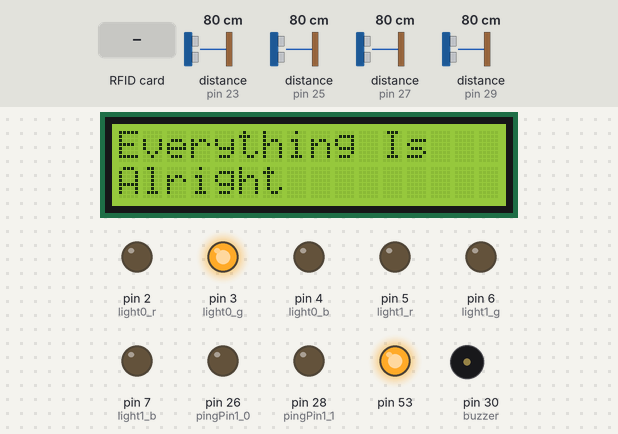
Bench run of a sketch on a simulated Arduino Mega 2560, built with avr-gcc and run on an emulated ATmega2560. Parts: 16×2 character LCD, output pins drawn as LEDs (lit = HIGH), buzzer (waves = sounding). Wiring (inferred from the names in the program): 2 × ultrasonic range finder: trigger pin 22, echo pin 23 / trigger pin 24, echo pin 25. The inputs (shaded band) are chosen by the test bench; at power-on: distance to the obstacle (sensors on pin 23, pin 25, pin 27, pin 29) 80 cm. The echo pulse lasts 58.3 µs per cm; pins used as bus, display or sensor lines are not drawn; what the sketch prints to the serial monitor is not drawn.

Above: at 1.3 s.
1.4 s: RFID card 5E 7A 19 C4 held to the reader
At 7.8 s:
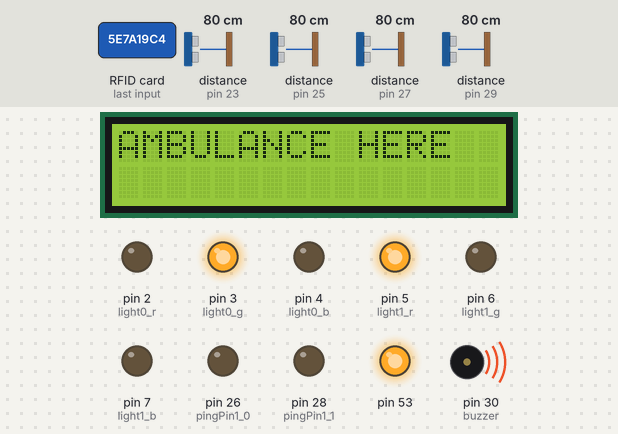
At 27.5 s:
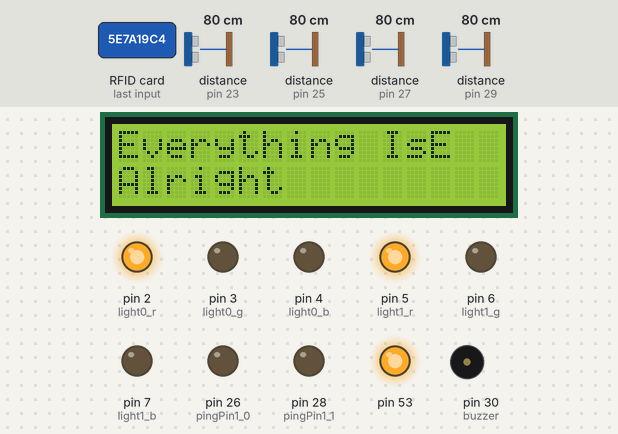
Timing chart, 0 to 28.2 s (numbered marks = the images above; inputs shaded):
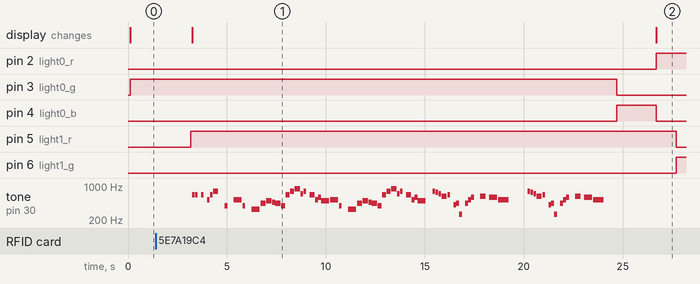

Measured:
- after the input at 1.4 s, tone on pin 30 (buzzer): plays 659 Hz for 0.14 s, 659 Hz for 0.14 s, 659 Hz for 0.14 s, 523 Hz for 0.14 s, 659 Hz for 0.14 s, 784 Hz for 0.27 s … (69 notes in this stretch), starting after 1.8 s; the display: changes after 1.8 s (image 1)

The sketch:

intelligent_traffic_light.ino
```cpp
// written by shreya and anuragrao -_-
// all global variables must be in UPPERCASE
#include <LiquidCrystal.h>
#include <SPI.h>
#include <MFRC522.h>

#define RST_PIN 46
#define SS_PIN 48

/*
 * -----------------------------------------------------------------------------------------
 *             MFRC522      Arduino       Arduino   Arduino    Arduino          Arduino
 *             Reader/PCD   Uno/101       Mega      Nano v3    Leonardo/Micro   Pro Micro
 * Signal      Pin          Pin           Pin       Pin        Pin              Pin
 * -----------------------------------------------------------------------------------------
 * RST/Reset   RST          9             46        D9         RESET/ICSP-5     RST
 * SPI SS      SDA(SS)      10            48        D10        10               10
 * SPI MOSI    MOSI         11 / ICSP-4   51        D11        ICSP-4           16
 * SPI MISO    MISO         12 / ICSP-1   50        D12        ICSP-1           14
 * SPI SCK     SCK          13 / ICSP-3   52  s      D13        ICSP-3           15

*/

MFRC522 mfrc522(SS_PIN, RST_PIN);

#define ROAD_WIDTH 6 // the road width in cm.
#define TRAFFIC_LEV_0_TIME 5
#define TRAFFIC_LEV_1_TIME 10
#define TRAFFIC_LEV_2_TIME 15


int FSM_STATE = 0;
int TIMEOUT = 0;
int IS_TIMEOUT_SET = 0;


const int light0_r = 2;
const int light0_g = 3;
const int light0_b = 4;


const int light1_r = 5;
const int light1_g = 6;
const int light1_b = 7;


const int buzzer = 30;

const int pingPin0_0 = 22;
const int echoPin0_0 = 23;

const int pingPin0_1 = 24;
const int echoPin0_1 = 25;

const int pingPin1_0 = 26;
const int echoPin1_0 = 27;

const int pingPin1_1 = 28;
const int echoPin1_1 = 29;

LiquidCrystal lcd(13, 8, 9, 10, 11, 12);

// super mario

#define NOTE_B0  31
#define NOTE_C1  33
#define NOTE_CS1 35
#define NOTE_D1  37
#define NOTE_DS1 39
#define NOTE_E1  41
#define NOTE_F1  44
#define NOTE_FS1 46
#define NOTE_G1  49
#define NOTE_GS1 52
#define NOTE_A1  55
#define NOTE_AS1 58
#define NOTE_B1  62
#define NOTE_C2  65
#define NOTE_CS2 69
#define NOTE_D2  73
#define NOTE_DS2 78
#define NOTE_E2  82
#define NOTE_F2  87
#define NOTE_FS2 93
#define NOTE_G2  98
#define NOTE_GS2 104
#define NOTE_A2  110
#define NOTE_AS2 117
#define NOTE_B2  123
#define NOTE_C3  131
#define NOTE_CS3 139
#define NOTE_D3  147
#define NOTE_DS3 156
#define NOTE_E3  165
#define NOTE_F3  175
#define NOTE_FS3 185
#define NOTE_G3  196
#define NOTE_GS3 208
#define NOTE_A3  220
#define NOTE_AS3 233
#define NOTE_B3  247
#define NOTE_C4  262
#define NOTE_CS4 277
#define NOTE_D4  294
#define NOTE_DS4 311
#define NOTE_E4  330
#define NOTE_F4  349
#define NOTE_FS4 370
#define NOTE_G4  392
#define NOTE_GS4 415
#define NOTE_A4  440
#define NOTE_AS4 466
#define NOTE_B4  494
#define NOTE_C5  523
#define NOTE_CS5 554
#define NOTE_D5  587
#define NOTE_DS5 622
#define NOTE_E5  659
#define NOTE_F5  698
#define NOTE_FS5 740
#define NOTE_G5  784
#define NOTE_GS5 831
#define NOTE_A5  880
#define NOTE_AS5 932
#define NOTE_B5  988
#define NOTE_C6  1047
#define NOTE_CS6 1109
#define NOTE_D6  1175
#define NOTE_DS6 1245
#define NOTE_E6  1319
#define NOTE_F6  1397
#define NOTE_FS6 1480
#define NOTE_G6  1568
#define NOTE_GS6 1661
#define NOTE_A6  1760
#define NOTE_AS6 1865
#define NOTE_B6  1976
#define NOTE_C7  2093
#define NOTE_CS7 2217
#define NOTE_D7  2349
#define NOTE_DS7 2489
#define NOTE_E7  2637
#define NOTE_F7  2794
#define NOTE_FS7 2960
#define NOTE_G7  3136
#define NOTE_GS7 3322
#define NOTE_A7  3520
#define NOTE_AS7 3729
#define NOTE_B7  3951
#define NOTE_C8  4186
#define NOTE_CS8 4435
#define NOTE_D8  4699
#define NOTE_DS8 4978
#define REST      0


// change this to make the song slower or faster
int tempo = 200;

// change this to whichever pin you want to use


// notes of the moledy followed by the duration.
// a 4 means a quarter note, 8 an eighteenth , 16 sixteenth, so on
// !!negative numbers are used to represent dotted notes,
// so -4 means a dotted quarter note, that is, a quarter plus an eighteenth!!
int melody[] = {

  // Super Mario Bros theme
  // Score available at https://musescore.com/user/2123/scores/2145
  // Theme by Koji Kondo

  NOTE_E5,8, NOTE_E5,8, REST,8, NOTE_E5,8, REST,8, NOTE_C5,8, NOTE_E5,8, //1
  NOTE_G5,4, REST,4, NOTE_G4,8, REST,4,
  NOTE_C5,-4, NOTE_G4,8, REST,4, NOTE_E4,-4, // 3
  NOTE_A4,4, NOTE_B4,4, NOTE_AS4,8, NOTE_A4,4,
  NOTE_G4,-8, NOTE_E5,-8, NOTE_G5,-8, NOTE_A5,4, NOTE_F5,8, NOTE_G5,8,
  REST,8, NOTE_E5,4,NOTE_C5,8, NOTE_D5,8, NOTE_B4,-4,
  NOTE_C5,-4, NOTE_G4,8, REST,4, NOTE_E4,-4, // repeats from 3
  NOTE_A4,4, NOTE_B4,4, NOTE_AS4,8, NOTE_A4,4,
  NOTE_G4,-8, NOTE_E5,-8, NOTE_G5,-8, NOTE_A5,4, NOTE_F5,8, NOTE_G5,8,
  REST,8, NOTE_E5,4,NOTE_C5,8, NOTE_D5,8, NOTE_B4,-4,


  REST,4, NOTE_G5,8, NOTE_FS5,8, NOTE_F5,8, NOTE_DS5,4, NOTE_E5,8,//7
  REST,8, NOTE_GS4,8, NOTE_A4,8, NOTE_C4,8, REST,8, NOTE_A4,8, NOTE_C5,8, NOTE_D5,8,
  REST,4, NOTE_DS5,4, REST,8, NOTE_D5,-4,
  NOTE_C5,2, REST,2,

  REST,4, NOTE_G5,8, NOTE_FS5,8, NOTE_F5,8, NOTE_DS5,4, NOTE_E5,8,//repeats from 7
  REST,8, NOTE_GS4,8, NOTE_A4,8, NOTE_C4,8, REST,8, NOTE_A4,8, NOTE_C5,8, NOTE_D5,8,
  REST,4, NOTE_DS5,4, REST,8, NOTE_D5,-4,
  NOTE_C5,2, REST,2,


};

// sizeof gives the number of bytes, each int value is composed of two bytes (16 bits)
// there are two values per note (pitch and duration), so for each note there are four bytes
int notes = sizeof(melody) / sizeof(melody[0]) / 2;

// this calculates the duration of a whole note in ms
int wholenote = (60000 * 4) / tempo;

int divider = 0, noteDuration = 0;

void playMarioTheme() {
  // iterate over the notes of the melody.
  // Remember, the array is twice the number of notes (notes + durations)
  for (int thisNote = 0; thisNote < notes * 2; thisNote = thisNote + 2) {

    // calculates the duration of each note
    divider = melody[thisNote + 1];
    if (divider > 0) {
      // regular note, just proceed
      noteDuration = (wholenote) / divider;
    } else if (divider < 0) {
      // dotted notes are represented with negative durations!!
      noteDuration = (wholenote) / abs(divider);
      noteDuration *= 1.5; // increases the duration in half for dotted notes
    }

    // we only play the note for 90% of the duration, leaving 10% as a pause
    tone(buzzer, melody[thisNote], noteDuration * 0.9);

    // Wait for the specief duration before playing the next note.
    delay(noteDuration);

    // stop the waveform generation before the next note.
    noTone(buzzer);
  }
}


void setup() {
  Serial.begin(9600);
  SPI.begin();
  mfrc522.PCD_Init(); // Init MFRC522
  delay(4);
  mfrc522.PCD_DumpVersionToSerial();


  // initialize the FSM_STATE
  FSM_STATE = 0;


  // initialize the light pins
  pinMode(light0_r, INPUT);
  pinMode(light0_g, INPUT);
  pinMode(light0_b, INPUT);

  pinMode(light1_r, INPUT);
  pinMode(light1_g, INPUT);
  pinMode(light1_b, INPUT);

  // initialize the buzzer
  pinMode(buzzer, OUTPUT);

  // initialize the ultrasonic sensors
  pinMode(pingPin0_0, OUTPUT);
  pinMode(echoPin0_0, INPUT);

  pinMode(pingPin0_1, OUTPUT);
  pinMode(echoPin0_1, INPUT);

  pinMode(pingPin1_0, OUTPUT);
  pinMode(echoPin1_0, INPUT);

  pinMode(pingPin1_1, OUTPUT);
  pinMode(echoPin1_1, INPUT);


  // setting the LCD to default text
  lcd.begin(16, 2);
  lcd.setCursor(0, 0);
  lcd.print("Everything Is");
  lcd.setCursor(0,1);
  lcd.print("Alright");
}

void doState0();
void doState1();
void doState2();


void loop() {

  switch(FSM_STATE) {
    case 0:
      doState0();
      break;
    case 1:
      doState1();
      break;
    case 2:
      doState2();
      break;
  }


  // a second passing
  delay(1000);
  TIMEOUT--;

}


void doState0() {
  //TODO: dum dum

  // TODO : RFID CHECK AND TRANSFER CONTROL TO STATE 2 IF RFID DETECTED. ALSO RETURN FROM THIS FUNCTION IN THAT CASE


  // set road 0 lights to green
  analogWrite(light0_r, 0);
  analogWrite(light0_g, 255);
  analogWrite(light0_b, 0);


  if(!IS_TIMEOUT_SET){
    // get the sensor values for road 0 sensor 0
    digitalWrite(pingPin0_0, LOW);
    delayMicroseconds(2);
    digitalWrite(pingPin0_0, HIGH);
    delayMicroseconds(5);
    digitalWrite(pingPin0_0, LOW);
    int duration0 = pulseIn(echoPin0_0, HIGH);

    // get the sensor values for road 0 sensor 1
    digitalWrite(pingPin0_1, LOW);
    delayMicroseconds(2);
    digitalWrite(pingPin0_1, HIGH);
    delayMicroseconds(5);
    digitalWrite(pingPin0_1, LOW);
    int duration1 = pulseIn(echoPin0_1, HIGH);

    int cm0 = duration0 / 29 / 2;
    int cm1 = duration1 / 29 / 2;

    int sensor0 = 0, sensor1 = 0; // these represent if these sensors are triggered or not
    int timeoutValue = 0;

    Serial.print("Sensor0_0: ");
    Serial.print(cm0);
    Serial.println("cms");
    Serial.print("Sensor0_1: ");
    Serial.print(cm1);
    Serial.println("cms");


    if(cm0 < ROAD_WIDTH) {
      sensor0 = 1;
    }
    if(cm1 < ROAD_WIDTH) {
      sensor1 = 1;
    }


    if(sensor0 && sensor1){
      // both the sensors are triggered
      // so the traffic is at level 2
      timeoutValue = TRAFFIC_LEV_2_TIME;
    } else if(sensor0 && !sensor1){
      // only sensor 0 is triggered
      // so the traffic is at level 1
      timeoutValue = TRAFFIC_LEV_1_TIME;
    } else {
      // no sensor is triggered
      // so the traffic is at level 0,
      timeoutValue = TRAFFIC_LEV_0_TIME;
    }


    TIMEOUT = timeoutValue;
    IS_TIMEOUT_SET = 1;

  }
  Serial.print("Road 0 : ");
  Serial.println(TIMEOUT);


  if ( mfrc522.PICC_IsNewCardPresent()) {
    // AMBULANCE!!
    Serial.println("Ambulance!!");

    FSM_STATE = 2;
    IS_TIMEOUT_SET = 0;
    return;
  }


  // if the timeout is over, then change the state
  if(TIMEOUT <= 0) {
    // give road 0 people some yellow,
    analogWrite(light0_r, 0);
    analogWrite(light0_g, 0);
    analogWrite(light0_b, 255);
    delay(2000);
    // give road 0 people some red
    analogWrite(light0_r, 255);
    analogWrite(light0_g, 0);
    analogWrite(light0_b, 0);

    FSM_STATE = 1;
    IS_TIMEOUT_SET = 0;
  }

}

void doState1() {
// TODO: shreya
  analogWrite(light1_r, 0);
  analogWrite(light1_g, 255);
  analogWrite(light1_b, 0);
  if(!IS_TIMEOUT_SET){
    // get the sensor values for road 1 sensor 0
    digitalWrite(pingPin1_0, LOW);
    delayMicroseconds(2);
    digitalWrite(pingPin1_0, HIGH);
    delayMicroseconds(5);
    digitalWrite(pingPin1_0, LOW);
    int duration0 = pulseIn(echoPin1_0, HIGH);

    // get the sensor values for road 1 sensor 1
    digitalWrite(pingPin1_1, LOW);
    delayMicroseconds(2);
    digitalWrite(pingPin1_1, HIGH);
    delayMicroseconds(5);
    digitalWrite(pingPin1_1, LOW);
    int duration1 = pulseIn(echoPin1_1, HIGH);

    int cm0 = duration0 / 29 / 2;
    int cm1 = duration1 / 29 / 2;

    int sensor0 = 0;
    int sensor1 = 0;
    int timeoutValue = 0;

    Serial.print("Sensor1_0: ");
    Serial.print(cm0);
    Serial.println("cms");
    Serial.print("Sensor1_1: ");
    Serial.print(cm1);
    Serial.println("cms");

    if(cm0 < ROAD_WIDTH) {
      sensor0 = 1;
    }
    if(cm1 < ROAD_WIDTH) {
      sensor1 = 1;
    }

    if(sensor0 && sensor1){
      // both the sensors are triggered
      // so the traffic is at level 2
      timeoutValue = TRAFFIC_LEV_2_TIME;
    } else if(sensor0 && !sensor1){
      // only sensor 0 is triggered
      // so the traffic is at level 1
      timeoutValue = TRAFFIC_LEV_1_TIME;
    } else {
      // no sensor is triggered
      // so the traffic is at level 0,
      timeoutValue = TRAFFIC_LEV_0_TIME;
    }
    TIMEOUT = timeoutValue;
    IS_TIMEOUT_SET = 1;
  }

  Serial.print("Road 1 : ");
  Serial.println(TIMEOUT);

  if ( mfrc522.PICC_IsNewCardPresent()) {
    // AMBULANCE!!
    Serial.println("Ambulance!!");
    FSM_STATE = 2;
    IS_TIMEOUT_SET = 0;
    return;
  }

  // if the timeout is over, then change the state
  if(TIMEOUT <= 0) {
    // give road 1 people some yellow,
    analogWrite(light1_r, 255);
    analogWrite(light1_g, 255);
    analogWrite(light1_b, 0);
    delay(2000);
    // give road 1 people some red
    analogWrite(light1_r, 255);
    analogWrite(light1_g, 0);
    analogWrite(light1_b, 0);

    FSM_STATE = 0;
    IS_TIMEOUT_SET = 0;
  }

}

void doState2() {
  // TODO: shreya

  analogWrite(light0_r, 0);
  analogWrite(light0_g, 255);
  analogWrite(light0_b, 0);


  analogWrite(light1_r, 255);
  analogWrite(light1_g, 0);
  analogWrite(light1_b, 0);


  if (!IS_TIMEOUT_SET){
    TIMEOUT = 30;
    IS_TIMEOUT_SET = 1;
  }

  Serial.print("Ambulance : ");
  Serial.println(TIMEOUT);

  lcd.begin(16, 2);
  lcd.setCursor(0, 0);
  lcd.print("AMBULANCE HERE");

  playMarioTheme();


  // ambulance would have gone
  FSM_STATE = 1;
  IS_TIMEOUT_SET = 0;

  analogWrite(light0_r, 0);
  analogWrite(light0_g, 0);
  analogWrite(light0_b, 255);
  delay(2000);
  // give road 0 people some red
  analogWrite(light0_r, 255);
  analogWrite(light0_g, 0);
  analogWrite(light0_b, 0);


  lcd.setCursor(0, 0);
  lcd.print("Everything Is");
  lcd.setCursor(0,1);
  lcd.print("Alright");

}
```
